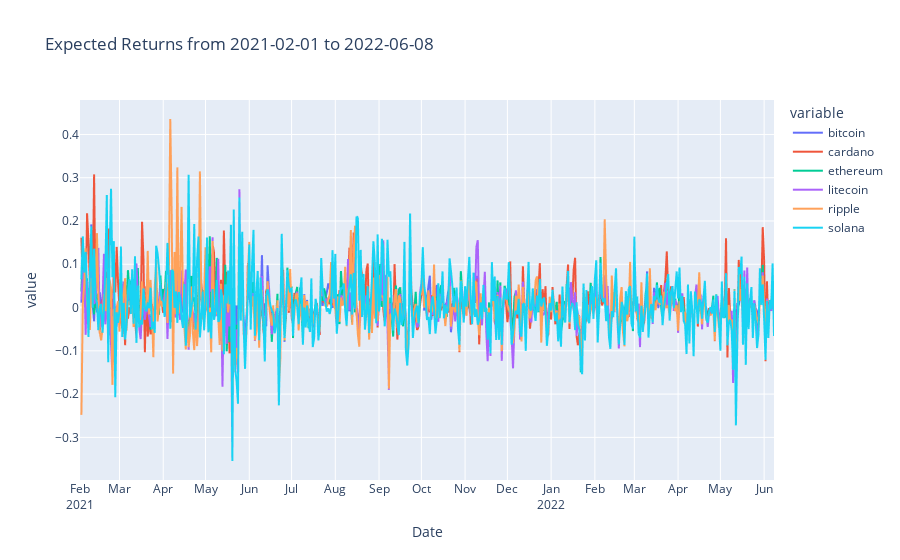

Write notebook code for a chart like this one.
### Markdown cell above
## Simple returns

### Code cell
simple_returns_df = cls_etp.get_simple_returns(market_df)
#_l_cols = [col for col in simple_returns_df if col !='Date']
#simple_returns_df[_l_cols] = simple_returns_df[simple_returns_df[_l_cols] < 0][_l_cols]
_title = "Expected Returns from "+str(_min_date)+" to "+str(_max_date)
fig = px.line(simple_returns_df, x="Date", y=simple_returns_df.columns,
              hover_data={"Date": "|%B %d, %Y"},
              title=_title)
fig.update_xaxes(
    dtick="M1",
    tickformat="%b\n%Y")
fig.show()

### Figure 1 — Plotly figure (JSON) as saved in the notebook; plotly's stock layout.template omitted (floating-point values rounded to 4 significant figures; data arrays with more than 128 entries replaced by an {"elided": "..."} marker saying what was removed)
{"data": [{"hovertemplate": "variable=bitcoin<br>Date=%{x|%B %d, %Y}<br>value=%{y}<extra></extra>", "legendgroup": "bitcoin", "line": {"color": "#636efa", "dash": "solid"}, "marker": {"symbol": "circle"}, "mode": "lines", "name": "bitcoin", "showlegend": true, "type": "scattergl", "x": {"elided": "493 str values"}, "xaxis": "x", "y": {"elided": "493 float values"}, "yaxis": "y"}, {"hovertemplate": "variable=cardano<br>Date=%{x|%B %d, %Y}<br>value=%{y}<extra></extra>", "legendgroup": "cardano", "line": {"color": "#EF553B", "dash": "solid"}, "marker": {"symbol": "circle"}, "mode": "lines", "name": "cardano", "showlegend": true, "type": "scattergl", "x": {"elided": "493 str values"}, "xaxis": "x", "y": {"elided": "493 float values"}, "yaxis": "y"}, {"hovertemplate": "variable=ethereum<br>Date=%{x|%B %d, %Y}<br>value=%{y}<extra></extra>", "legendgroup": "ethereum", "line": {"color": "#00cc96", "dash": "solid"}, "marker": {"symbol": "circle"}, "mode": "lines", "name": "ethereum", "showlegend": true, "type": "scattergl", "x": {"elided": "493 str values"}, "xaxis": "x", "y": {"elided": "493 float values"}, "yaxis": "y"}, {"hovertemplate": "variable=litecoin<br>Date=%{x|%B %d, %Y}<br>value=%{y}<extra></extra>", "legendgroup": "litecoin", "line": {"color": "#ab63fa", "dash": "solid"}, "marker": {"symbol": "circle"}, "mode": "lines", "name": "litecoin", "showlegend": true, "type": "scattergl", "x": {"elided": "493 str values"}, "xaxis": "x", "y": {"elided": "493 float values"}, "yaxis": "y"}, {"hovertemplate": "variable=ripple<br>Date=%{x|%B %d, %Y}<br>value=%{y}<extra></extra>", "legendgroup": "ripple", "line": {"color": "#FFA15A", "dash": "solid"}, "marker": {"symbol": "circle"}, "mode": "lines", "name": "ripple", "showlegend": true, "type": "scattergl", "x": {"elided": "493 str values"}, "xaxis": "x", "y": {"elided": "493 float values"}, "yaxis": "y"}, {"hovertemplate": "variable=solana<br>Date=%{x|%B %d, %Y}<br>value=%{y}<extra></extra>", "legendgroup": "solana", "line": {"color": "#19d3f3", "dash": "solid"}, "marker": {"symbol": "circle"}, "mode": "lines", "name": "solana", "showlegend": true, "type": "scattergl", "x": {"elided": "493 str values"}, "xaxis": "x", "y": {"elided": "493 float values"}, "yaxis": "y"}], "layout": {"legend": {"title": {"text": "variable"}, "tracegroupgap": 0}, "title": {"text": "Expected Returns from 2021-02-01 to 2022-06-08"}, "xaxis": {"anchor": "y", "domain": [0, 1], "dtick": "M1", "tickformat": "%b\n%Y", "title": {"text": "Date"}}, "yaxis": {"anchor": "x", "domain": [0, 1], "title": {"text": "value"}}}}
